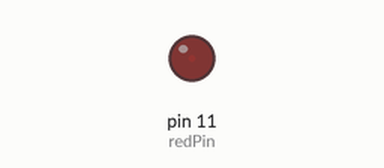
A sketch run on a simulated Arduino Uno, built with avr-gcc and run on an emulated ATmega328P. Shown: output pins drawn as LEDs (lit = HIGH).

Above: at 0.05 s.
At 6.15 s:
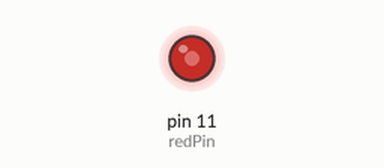
At 9.15 s:
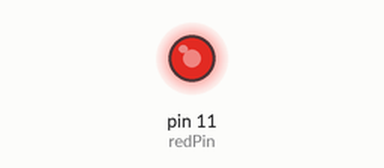
At 12.25 s:
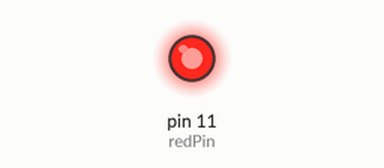
Timing chart, 0 to 21.5 s (numbered marks = the images above):
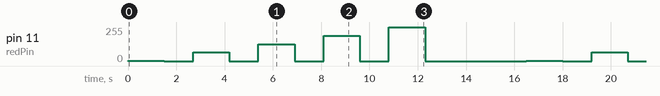

The sketch:

aw_2.ino
```cpp
int redPin=11;
int dit=1500;
int dah=1200;
int endWait=3000;

void setup() {
 pinMode(redPin,OUTPUT);
}

void loop() {
  for (int bright=1;bright<256;bright+=63){
    analogWrite(redPin,bright);
    delay(dit);
    analogWrite(redPin,0);
    delay(dah);
  }
  delay(endWait);
}
```

Measured:
- by itself, pin 11 (redPin): repeats every 16.5 s: 0/255 1.2 s, 64/255 1.5 s, 0/255 1.2 s, 127/255 1.5 s, 0/255 1.2 s, 190/255 1.5 s, 0/255 1.2 s, 253/255 1.5 s, 0/255 4.2 s, 1/255 1.5 s
